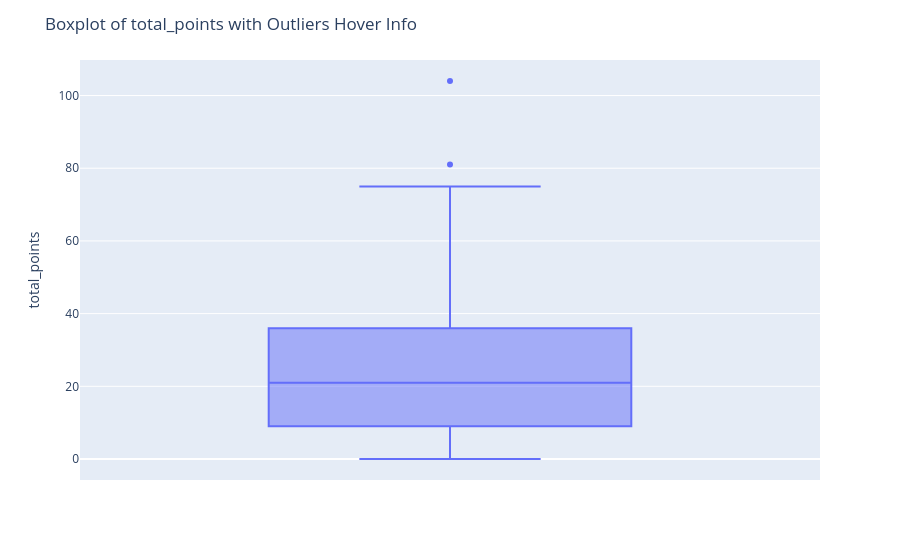

This figure's notebook cell:
### Code cell
plot_box_with_hover(p_unique_df, col='total_points', id_col='player_name')

### Figure 1 — Plotly figure (JSON) as saved in the notebook; plotly's stock layout.template omitted (floating-point values rounded to 4 significant figures; data arrays with more than 128 entries replaced by an {"elided": "..."} marker saying what was removed)
{"data": [{"alignmentgroup": "True", "boxpoints": "outliers", "customdata": {"elided": "452x1 str values"}, "hovertemplate": "total_points=%{y}<br>player_name=%{customdata[0]}<extra></extra>", "legendgroup": "", "marker": {"color": "#636efa"}, "name": "", "notched": false, "offsetgroup": "", "orientation": "v", "showlegend": false, "type": "box", "x0": " ", "xaxis": "x", "y": {"elided": "452 int values"}, "y0": " ", "yaxis": "y"}], "layout": {"boxmode": "group", "legend": {"tracegroupgap": 0}, "margin": {"t": 60}, "title": {"text": "Boxplot of total_points with Outliers Hover Info"}, "xaxis": {"anchor": "y", "domain": [0, 1], "title": {"text": ""}}, "yaxis": {"anchor": "x", "domain": [0, 1], "title": {"text": "total_points"}}}}
